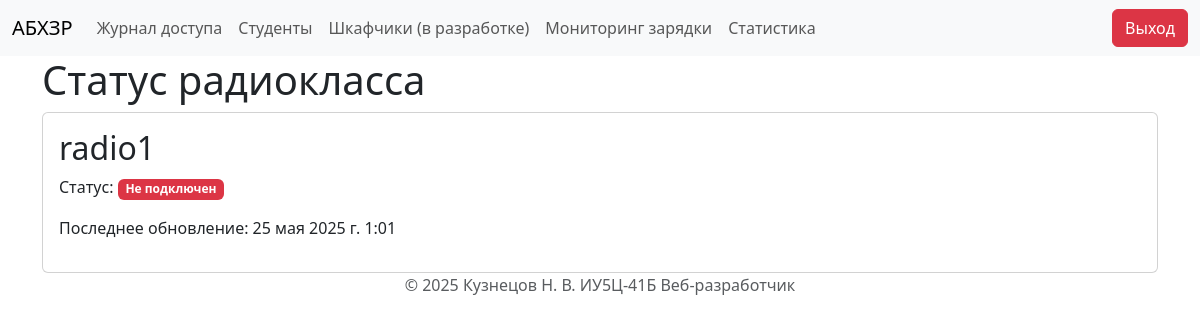
Before: /radioclass-status/ (signed in) with the older database file.
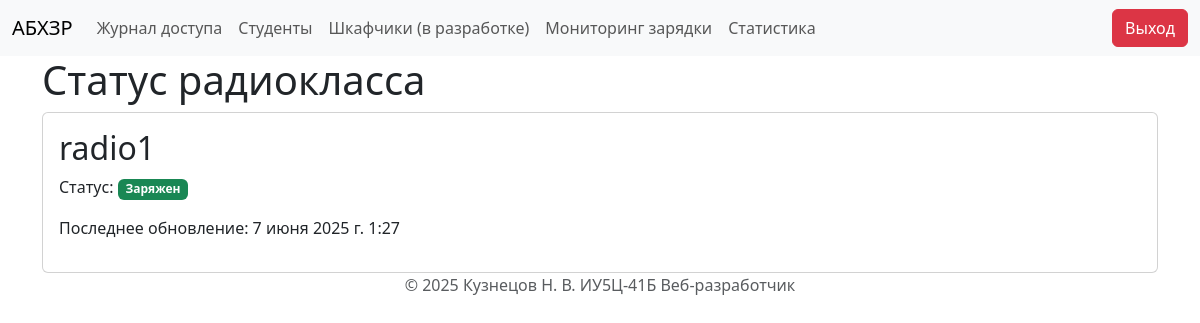
After: the same page with the newer database file.
### storage/models.py (models this page shows, shortened)
class Radioclass(models.Model):
    serial_number = models.CharField(max_length=255)
    model = models.CharField(max_length=255)
    STATUS_CHOICES = [
        ('charged', 'Заряжен'),
        ('charging', 'Заряжается'),
        ('unplugged', 'Не подключен'),
    ]
    status = models.CharField(max_length=20, default='Не подключен', choices=STATUS_CHOICES)  # Статус зарядки
    last_updated = models.DateTimeField(auto_now=True)  # Время последнего обновления

### storage/views.py (the view)
# urls.py: path("radioclass-status/", views.radioclass_status_view, name="radioclass_status"),
@login_required  # Декоратор, который требует аутентификации пользователя
def radioclass_status_view(request):
    radioclass = Radioclass.objects.first()  # Пока что один радиокласс
    data = {
        'radioclass': radioclass,
    }
    return render(request, 'pages/radioclass_status.html', data)

### storage/templates/pages/radioclass_status.html (shortened to what this page needs)
{% extends "layout.html" %}
{% block content %}
<h1>Статус радиокласса</h1>
<div class="card">
    <div class="card-body">
        <h2>{{ radioclass.model }}</h2>
        <p>Статус:
            {% if radioclass.status == 'charged' %}
                <span class="badge text-bg-success">Заряжен</span>
            {% elif radioclass.status == 'charging' %}
                <span class="badge text-bg-warning">Заряжается</span>
            {% elif radioclass.status == 'unplugged' %}
                <span class="badge text-bg-danger">Не подключен</span>
            {% endif %}
        </p>
        <p>Последнее обновление: {{ radioclass.last_updated }}</p>
    </div>
</div>
{% endblock content %}

Changed rows visible on the page:
changed Radioclass "radio1": status "unplugged" → "charged" (drawn); last_updated "25 мая 2025 г. 1:01" → "7 июня 2025 г. 1:27"
Other visible differences:
text no longer shown: "Не подключен"
text now shown: "Заряжен"
